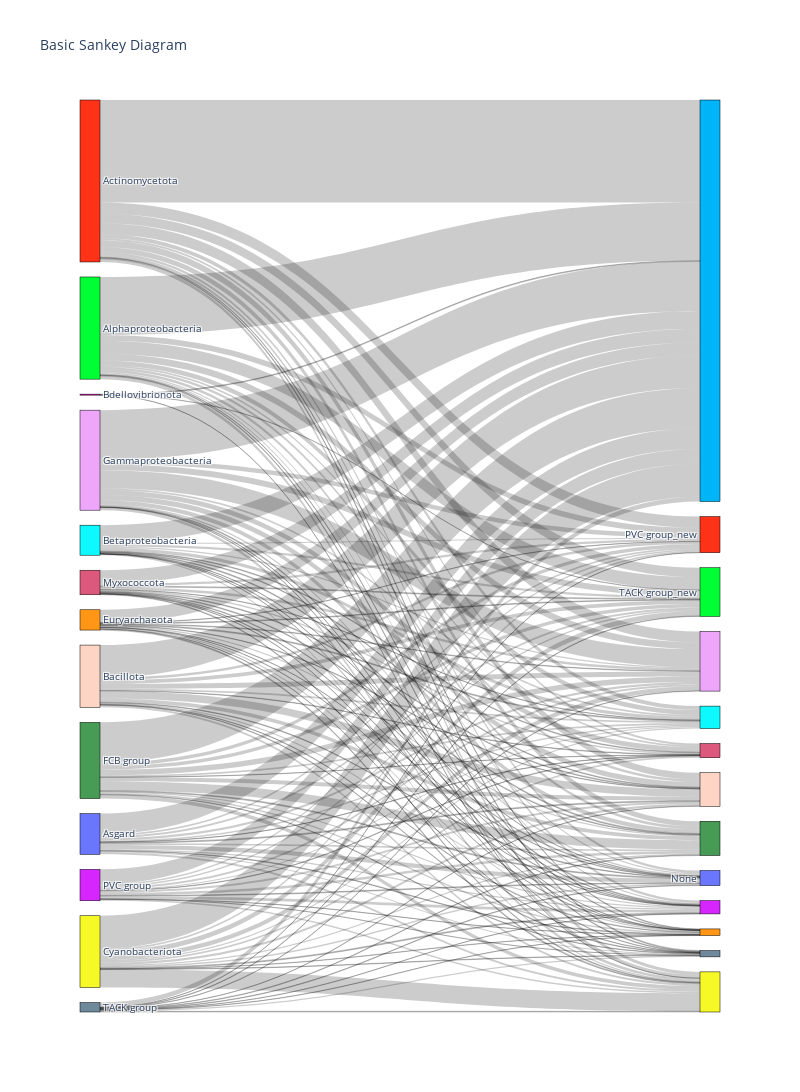

Write notebook code for a chart like this one.
### Code cell
trees_cELW_plot = trees_cELW
trees_cELW_plot = trees_cELW_plot[trees_cELW_plot["c-ELW"] > .52]
label = list(pd.concat([trees_dl_cELW.prok_taxa, trees_cELW.prok_taxa]).sort_values().unique())
label_all = label + [i + "_new" for i in label] + ["None"]
vcs = [reweighted_vc(trees_cELW_plot[trees_cELW_plot.prok_taxa == taxa].prok_taxa_new) for taxa in label]
label_map = {v:k for k, v in dict(enumerate(label + ["None"])).items()}
source, target, value, j = [], [], [], 0
for i in vcs:
    target += [label_map[taxa] + 24 for taxa in list(i.index)]
    value += list(i)
    source += [j]*len(i)
    j += 1
    
fig2 = go.Figure(data=[go.Sankey(
    node = dict(
      pad = 15,
      thickness = 20,
      line = dict(color = "black", width = 0.5),
      label = label_all,
      color = px.colors.qualitative.Light24 * 2
    ),
    link = dict(
      source = source, # indices correspond to labels
      target = target,
      value = value
  ))])

fig2.update_layout(title_text="Basic Sankey Diagram", font_size=10, autosize=False, width=800, height=1200)
fig2.show()

### Figure 1 — Plotly figure (JSON) as saved in the notebook; plotly's stock layout.template omitted (floating-point values rounded to 4 significant figures; data arrays with more than 128 entries replaced by an {"elided": "..."} marker saying what was removed)
{"data": [{"link": {"source": {"elided": "154 int values"}, "target": {"elided": "154 int values"}, "value": {"elided": "154 int values"}}, "node": {"color": ["#FD3216", "#00FE35", "#6A76FC", "#FED4C4", "#FE00CE", "#0DF9FF", "#F6F926", "#FF9616", "#479B55", "#EEA6FB", "#DC587D", "#D626FF", "#6E899C", "#00B5F7", "#B68E00", "#C9FBE5", "#FF0092", "#22FFA7", "#E3EE9E", "#86CE00", "#BC7196", "#7E7DCD", "#FC6955", "#E48F72", "#FD3216", "#00FE35", "#6A76FC", "#FED4C4", "#FE00CE", "#0DF9FF", "#F6F926", "#FF9616", "#479B55", "#EEA6FB", "#DC587D", "#D626FF", "#6E899C", "#00B5F7", "#B68E00", "#C9FBE5", "#FF0092", "#22FFA7", "#E3EE9E", "#86CE00", "#BC7196", "#7E7DCD", "#FC6955", "#E48F72"], "label": ["Actinomycetota", "Alphaproteobacteria", "Asgard", "Bacillota", "Bdellovibrionota", "Betaproteobacteria", "Cyanobacteriota", "Euryarchaeota", "FCB group", "Gammaproteobacteria", "Myxococcota", "PVC group", "TACK group", "Actinomycetota_new", "Alphaproteobacteria_new", "Asgard_new", "Bacillota_new", "Bdellovibrionota_new", "Betaproteobacteria_new", "Cyanobacteriota_new", "Euryarchaeota_new", "FCB group_new", "Gammaproteobacteria_new", "Myxococcota_new", "PVC group_new", "TACK group_new", "None"], "line": {"color": "black", "width": 0.5}, "pad": 15, "thickness": 20}, "type": "sankey"}], "layout": {"autosize": false, "font": {"size": 10}, "height": 1200, "title": {"text": "Basic Sankey Diagram"}, "width": 800}}
